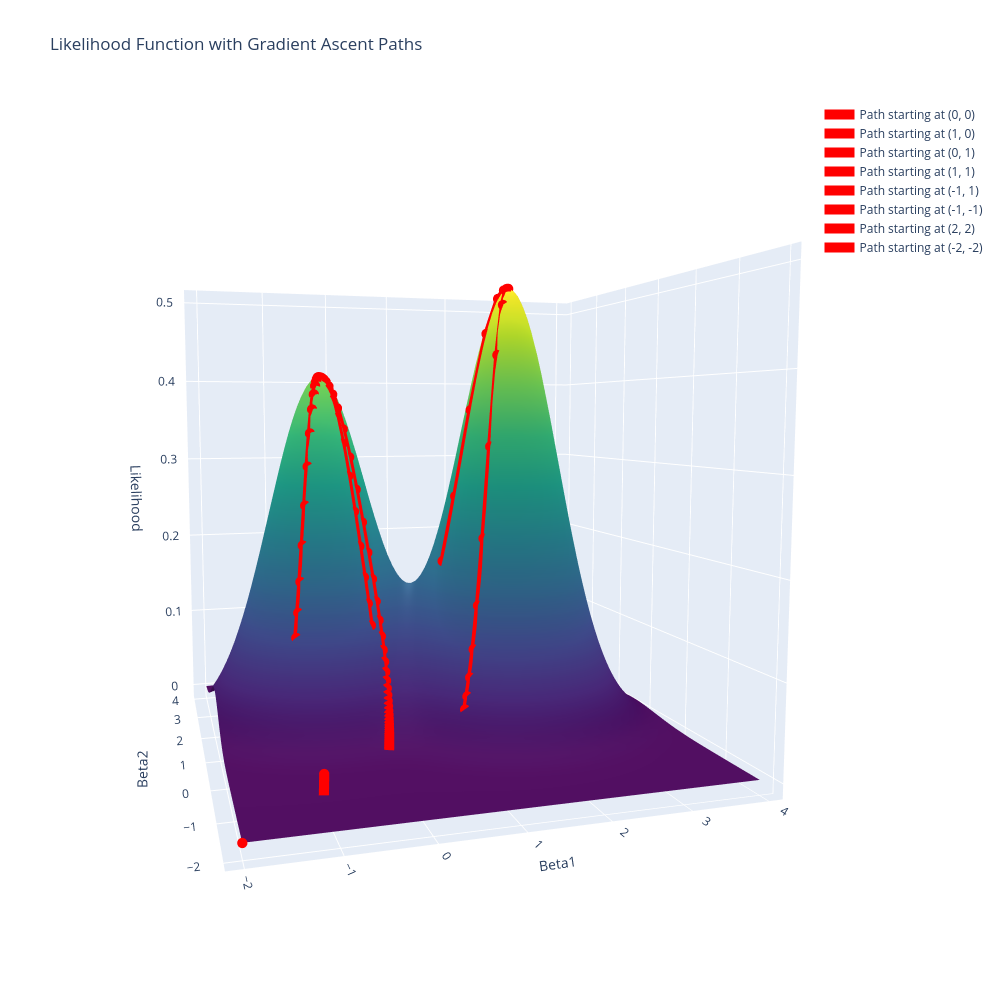

Notebook source saved alongside this figure:
### Markdown cell above
#### Multiple starting points
One strategy to avoid local maxima is to try different starting points. Below we try 8 different starting points to see if the optimiser can reach the global maximum. We try the following 8 starting points:
* (0,0)
* (1,0)
* (0,1)
* (1,1)
* (2,2)
* (-2,-2)

### Code cell
# Plot the likelihood surface and the paths that the optimiser takes. 
start_points =[(0,0),(1,0),(0,1),(1,1),(-1,1),(-1,-1),(2,2),(-2,-2)]
plot_likelihood_surface_with_paths(surface,start_points)
